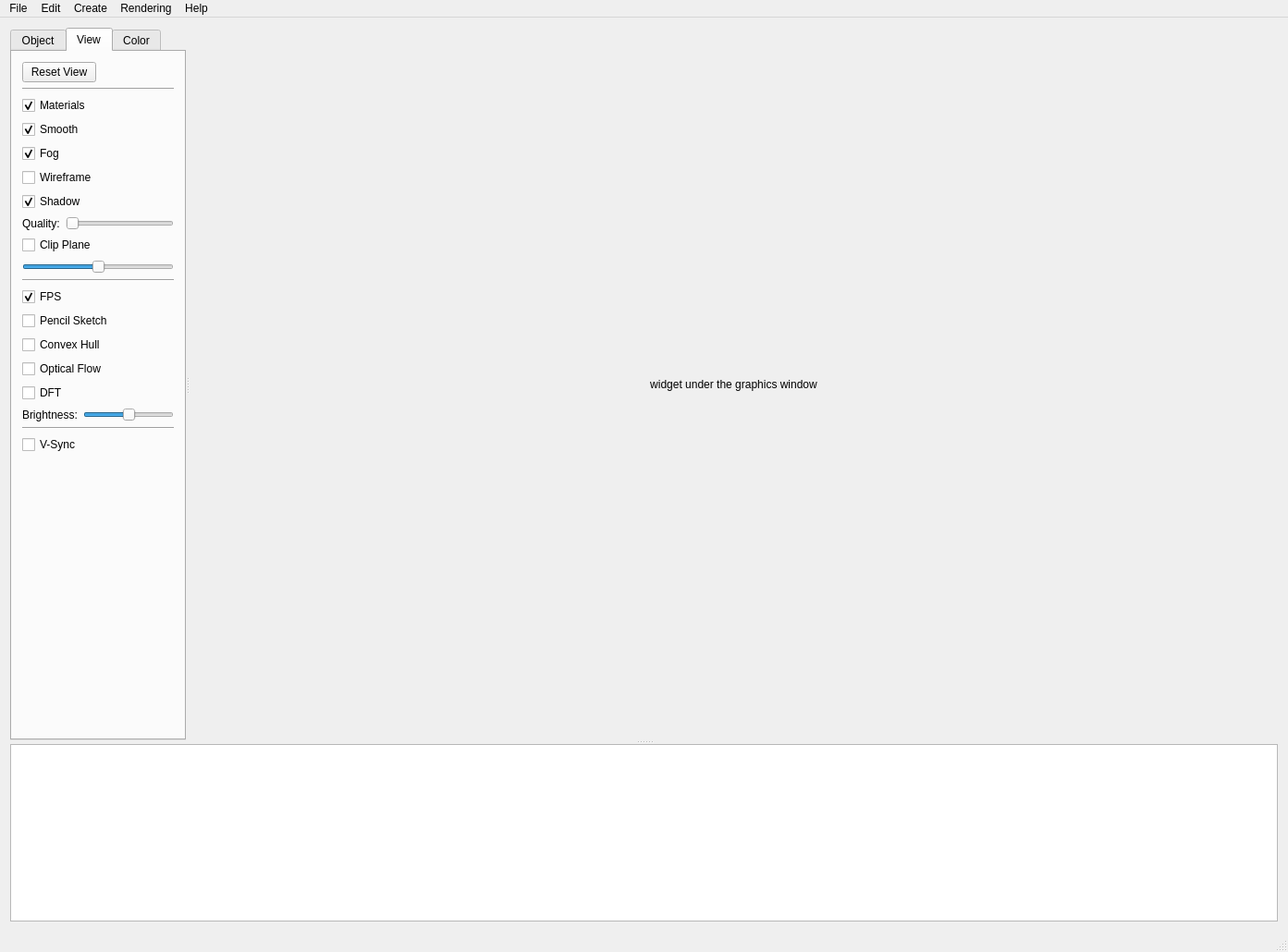
<?xml version="1.0" encoding="UTF-8"?>
<ui version="4.0">
 <class>MainWindow</class>
 <widget class="QMainWindow" name="MainWindow">
  <property name="windowModality">
   <enum>Qt::NonModal</enum>
  </property>
  <property name="geometry">
   <rect>
    <x>0</x>
    <y>0</y>
    <width>1393</width>
    <height>1030</height>
   </rect>
  </property>
  <widget class="QWidget" name="mainWidget">
   <property name="layoutDirection">
    <enum>Qt::LeftToRight</enum>
   </property>
   <layout class="QVBoxLayout" name="verticalLayout">
    <item>
     <widget class="QSplitter" name="splitter_2">
      <property name="orientation">
       <enum>Qt::Vertical</enum>
      </property>
      <widget class="QSplitter" name="splitter">
       <property name="sizePolicy">
        <sizepolicy hsizetype="Expanding" vsizetype="Preferred">
         <horstretch>0</horstretch>
         <verstretch>1</verstretch>
        </sizepolicy>
       </property>
       <property name="orientation">
        <enum>Qt::Horizontal</enum>
       </property>
       <widget class="QTabWidget" name="tabWidget">
        <property name="currentIndex">
         <number>1</number>
        </property>
        <property name="usesScrollButtons">
         <bool>false</bool>
        </property>
        <widget class="QWidget" name="tabObject">
         <attribute name="title">
          <string>Object</string>
         </attribute>
         <layout class="QVBoxLayout" name="verticalLayout_4">
          <item>
           <widget class="QRadioButton" name="radioButton_model">
            <property name="text">
             <string>Model</string>
            </property>
           </widget>
          </item>
          <item>
           <widget class="QRadioButton" name="radioButton_model_convex_hull">
            <property name="text">
             <string>Model CH</string>
            </property>
           </widget>
          </item>
          <item>
           <widget class="QRadioButton" name="radioButton_model_mst">
            <property name="text">
             <string>Model MST</string>
            </property>
           </widget>
          </item>
          <item>
           <widget class="Line" name="line_10">
            <property name="orientation">
             <enum>Qt::Horizontal</enum>
            </property>
           </widget>
          </item>
          <item>
           <widget class="QRadioButton" name="radioButton_cocone">
            <property name="text">
             <string>Cocone</string>
            </property>
           </widget>
          </item>
          <item>
           <widget class="QRadioButton" name="radioButton_cocone_convex_hull">
            <property name="text">
             <string>Cocone CH</string>
            </property>
           </widget>
          </item>
          <item>
           <widget class="Line" name="line_11">
            <property name="orientation">
             <enum>Qt::Horizontal</enum>
            </property>
           </widget>
          </item>
          <item>
           <widget class="QLabel" name="label_bound_cocone_info">
            <property name="text">
             <string>BoundCocone Info</string>
            </property>
           </widget>
          </item>
          <item>
           <widget class="QRadioButton" name="radioButton_bound_cocone">
            <property name="text">
             <string>BoundCocone</string>
            </property>
           </widget>
          </item>
          <item>
           <widget class="QRadioButton" name="radioButton_bound_cocone_convex_hull">
            <property name="text">
             <string>BoundCocone CH</string>
            </property>
           </widget>
          </item>
          <item>
           <spacer name="spacer">
            <property name="orientation">
             <enum>Qt::Vertical</enum>
            </property>
            <property name="sizeHint" stdset="0">
             <size>
              <width>0</width>
              <height>0</height>
             </size>
            </property>
           </spacer>
          </item>
         </layout>
        </widget>
        <widget class="QWidget" name="tabView">
         <attribute name="title">
          <string>View</string>
         </attribute>
         <layout class="QVBoxLayout" name="verticalLayout_2">
          <item>
           <layout class="QHBoxLayout" name="horizontalLayout">
            <item>
             <widget class="QPushButton" name="pushButton_reset_view">
              <property name="maximumSize">
               <size>
                <width>16777215</width>
                <height>16777215</height>
               </size>
              </property>
              <property name="text">
               <string>Reset View</string>
              </property>
             </widget>
            </item>
            <item>
             <spacer name="horizontalSpacer">
              <property name="orientation">
               <enum>Qt::Horizontal</enum>
              </property>
              <property name="sizeType">
               <enum>QSizePolicy::Expanding</enum>
              </property>
              <property name="sizeHint" stdset="0">
               <size>
                <width>1</width>
                <height>20</height>
               </size>
              </property>
             </spacer>
            </item>
           </layout>
          </item>
          <item>
           <widget class="Line" name="line_3">
            <property name="orientation">
             <enum>Qt::Horizontal</enum>
            </property>
           </widget>
          </item>
          <item>
           <widget class="QCheckBox" name="checkBox_materials">
            <property name="text">
             <string>Materials</string>
            </property>
            <property name="checked">
             <bool>true</bool>
            </property>
           </widget>
          </item>
          <item>
           <widget class="QCheckBox" name="checkBox_smooth">
            <property name="text">
             <string>Smooth</string>
            </property>
            <property name="checked">
             <bool>true</bool>
            </property>
           </widget>
          </item>
          <item>
           <widget class="QCheckBox" name="checkBox_fog">
            <property name="text">
             <string>Fog</string>
            </property>
            <property name="checked">
             <bool>true</bool>
            </property>
           </widget>
          </item>
          <item>
           <widget class="QCheckBox" name="checkBox_wireframe">
            <property name="text">
             <string>Wireframe</string>
            </property>
            <property name="checked">
             <bool>false</bool>
            </property>
           </widget>
          </item>
          <item>
           <widget class="QCheckBox" name="checkBox_shadow">
            <property name="text">
             <string>Shadow</string>
            </property>
            <property name="checked">
             <bool>true</bool>
            </property>
           </widget>
          </item>
          <item>
           <layout class="QHBoxLayout" name="horizontalLayout_3">
            <item>
             <widget class="QLabel" name="label_shadow_quality">
              <property name="text">
               <string>Quality:</string>
              </property>
             </widget>
            </item>
            <item>
             <widget class="QSlider" name="slider_shadow_quality">
              <property name="minimum">
               <number>1</number>
              </property>
              <property name="maximum">
               <number>10</number>
              </property>
              <property name="orientation">
               <enum>Qt::Horizontal</enum>
              </property>
             </widget>
            </item>
           </layout>
          </item>
          <item>
           <widget class="QCheckBox" name="checkBox_clip_plane">
            <property name="text">
             <string>Clip Plane</string>
            </property>
           </widget>
          </item>
          <item>
           <widget class="QSlider" name="slider_clip_plane">
            <property name="maximum">
             <number>1000</number>
            </property>
            <property name="value">
             <number>500</number>
            </property>
            <property name="orientation">
             <enum>Qt::Horizontal</enum>
            </property>
           </widget>
          </item>
          <item>
           <widget class="Line" name="line_2">
            <property name="orientation">
             <enum>Qt::Horizontal</enum>
            </property>
           </widget>
          </item>
          <item>
           <widget class="QCheckBox" name="checkBox_fps">
            <property name="text">
             <string>FPS</string>
            </property>
            <property name="checked">
             <bool>true</bool>
            </property>
           </widget>
          </item>
          <item>
           <widget class="QCheckBox" name="checkBox_pencil_sketch">
            <property name="text">
             <string>Pencil Sketch</string>
            </property>
           </widget>
          </item>
          <item>
           <widget class="QCheckBox" name="checkBox_convex_hull_2d">
            <property name="text">
             <string>Convex Hull</string>
            </property>
            <property name="checked">
             <bool>false</bool>
            </property>
           </widget>
          </item>
          <item>
           <widget class="QCheckBox" name="checkBox_optical_flow">
            <property name="text">
             <string>Optical Flow</string>
            </property>
           </widget>
          </item>
          <item>
           <widget class="QCheckBox" name="checkBox_dft">
            <property name="text">
             <string>DFT</string>
            </property>
           </widget>
          </item>
          <item>
           <layout class="QFormLayout" name="formLayout_2">
            <item row="0" column="0">
             <widget class="QLabel" name="label_dft_brightness">
              <property name="text">
               <string>Brightness:</string>
              </property>
             </widget>
            </item>
            <item row="0" column="1">
             <widget class="QSlider" name="slider_dft_brightness">
              <property name="maximum">
               <number>1000</number>
              </property>
              <property name="sliderPosition">
               <number>500</number>
              </property>
              <property name="orientation">
               <enum>Qt::Horizontal</enum>
              </property>
             </widget>
            </item>
           </layout>
          </item>
          <item>
           <widget class="Line" name="line_4">
            <property name="orientation">
             <enum>Qt::Horizontal</enum>
            </property>
           </widget>
          </item>
          <item>
           <widget class="QCheckBox" name="checkBox_vertical_sync">
            <property name="text">
             <string>V-Sync</string>
            </property>
           </widget>
          </item>
          <item>
           <spacer name="verticalSpacer_3">
            <property name="orientation">
             <enum>Qt::Vertical</enum>
            </property>
            <property name="sizeHint" stdset="0">
             <size>
              <width>20</width>
              <height>350</height>
             </size>
            </property>
           </spacer>
          </item>
         </layout>
        </widget>
        <widget class="QWidget" name="tabColor">
         <attribute name="title">
          <string>Color</string>
         </attribute>
         <layout class="QVBoxLayout" name="verticalLayout_3">
          <item>
           <layout class="QFormLayout" name="formLayout_4">
            <item row="0" column="0">
             <widget class="QLabel" name="label_ambient">
              <property name="text">
               <string>Ambient:</string>
              </property>
             </widget>
            </item>
            <item row="0" column="1">
             <widget class="QSlider" name="slider_ambient">
              <property name="maximum">
               <number>2000</number>
              </property>
              <property name="value">
               <number>1000</number>
              </property>
              <property name="orientation">
               <enum>Qt::Horizontal</enum>
              </property>
             </widget>
            </item>
            <item row="1" column="0">
             <widget class="QLabel" name="label_diffuse">
              <property name="text">
               <string>Diffuse:</string>
              </property>
             </widget>
            </item>
            <item row="1" column="1">
             <widget class="QSlider" name="slider_diffuse">
              <property name="maximum">
               <number>2000</number>
              </property>
              <property name="value">
               <number>1000</number>
              </property>
              <property name="orientation">
               <enum>Qt::Horizontal</enum>
              </property>
             </widget>
            </item>
            <item row="2" column="0">
             <widget class="QLabel" name="label_specular">
              <property name="text">
               <string>Specular:</string>
              </property>
             </widget>
            </item>
            <item row="2" column="1">
             <widget class="QSlider" name="slider_specular">
              <property name="maximum">
               <number>2000</number>
              </property>
              <property name="value">
               <number>1000</number>
              </property>
              <property name="orientation">
               <enum>Qt::Horizontal</enum>
              </property>
             </widget>
            </item>
            <item row="3" column="0">
             <widget class="QLabel" name="label_default_ns">
              <property name="text">
               <string>Default Ns:</string>
              </property>
             </widget>
            </item>
            <item row="3" column="1">
             <widget class="QSlider" name="slider_default_ns">
              <property name="minimum">
               <number>1</number>
              </property>
              <property name="maximum">
               <number>100</number>
              </property>
              <property name="value">
               <number>50</number>
              </property>
              <property name="orientation">
               <enum>Qt::Horizontal</enum>
              </property>
             </widget>
            </item>
           </layout>
          </item>
          <item>
           <layout class="QHBoxLayout" name="horizontalLayout_4">
            <item>
             <widget class="QPushButton" name="pushButton_reset_lighting">
              <property name="text">
               <string>Reset</string>
              </property>
             </widget>
            </item>
            <item>
             <spacer name="horizontalSpacer_2">
              <property name="orientation">
               <enum>Qt::Horizontal</enum>
              </property>
              <property name="sizeHint" stdset="0">
               <size>
                <width>40</width>
                <height>20</height>
               </size>
              </property>
             </spacer>
            </item>
           </layout>
          </item>
          <item>
           <widget class="Line" name="line_17">
            <property name="orientation">
             <enum>Qt::Horizontal</enum>
            </property>
           </widget>
          </item>
          <item>
           <layout class="QHBoxLayout" name="horizontalLayout_2">
            <item>
             <layout class="QGridLayout" name="gridLayout">
              <item row="4" column="1">
               <widget class="QWidget" name="widget_default_color" native="true">
                <property name="minimumSize">
                 <size>
                  <width>20</width>
                  <height>10</height>
                 </size>
                </property>
                <property name="palette">
                 <palette>
                  <active>
                   <colorrole role="Base">
                    <brush brushstyle="SolidPattern">
                     <color alpha="255">
                      <red>255</red>
                      <green>255</green>
                      <blue>255</blue>
                     </color>
                    </brush>
                   </colorrole>
                   <colorrole role="Window">
                    <brush brushstyle="SolidPattern">
                     <color alpha="255">
                      <red>255</red>
                      <green>255</green>
                      <blue>255</blue>
                     </color>
                    </brush>
                   </colorrole>
                  </active>
                  <inactive>
                   <colorrole role="Base">
                    <brush brushstyle="SolidPattern">
                     <color alpha="255">
                      <red>255</red>
                      <green>255</green>
                      <blue>255</blue>
                     </color>
                    </brush>
                   </colorrole>
                   <colorrole role="Window">
                    <brush brushstyle="SolidPattern">
                     <color alpha="255">
                      <red>255</red>
                      <green>255</green>
                      <blue>255</blue>
                     </color>
                    </brush>
                   </colorrole>
                  </inactive>
                  <disabled>
                   <colorrole role="Base">
                    <brush brushstyle="SolidPattern">
                     <color alpha="255">
                      <red>255</red>
                      <green>255</green>
                      <blue>255</blue>
                     </color>
                    </brush>
                   </colorrole>
                   <colorrole role="Window">
                    <brush brushstyle="SolidPattern">
                     <color alpha="255">
                      <red>255</red>
                      <green>255</green>
                      <blue>255</blue>
                     </color>
                    </brush>
                   </colorrole>
                  </disabled>
                 </palette>
                </property>
                <property name="autoFillBackground">
                 <bool>true</bool>
                </property>
               </widget>
              </item>
              <item row="4" column="2">
               <widget class="QToolButton" name="toolButton_default_color">
                <property name="text">
                 <string>...</string>
                </property>
               </widget>
              </item>
              <item row="2" column="1">
               <widget class="QWidget" name="widget_background_color" native="true">
                <property name="minimumSize">
                 <size>
                  <width>20</width>
                  <height>10</height>
                 </size>
                </property>
                <property name="palette">
                 <palette>
                  <active>
                   <colorrole role="Base">
                    <brush brushstyle="SolidPattern">
                     <color alpha="255">
                      <red>255</red>
                      <green>255</green>
                      <blue>255</blue>
                     </color>
                    </brush>
                   </colorrole>
                   <colorrole role="Window">
                    <brush brushstyle="SolidPattern">
                     <color alpha="255">
                      <red>255</red>
                      <green>255</green>
                      <blue>255</blue>
                     </color>
                    </brush>
                   </colorrole>
                  </active>
                  <inactive>
                   <colorrole role="Base">
                    <brush brushstyle="SolidPattern">
                     <color alpha="255">
                      <red>255</red>
                      <green>255</green>
                      <blue>255</blue>
                     </color>
                    </brush>
                   </colorrole>
                   <colorrole role="Window">
                    <brush brushstyle="SolidPattern">
                     <color alpha="255">
                      <red>255</red>
                      <green>255</green>
                      <blue>255</blue>
                     </color>
                    </brush>
                   </colorrole>
                  </inactive>
                  <disabled>
                   <colorrole role="Base">
                    <brush brushstyle="SolidPattern">
                     <color alpha="255">
                      <red>255</red>
                      <green>255</green>
                      <blue>255</blue>
                     </color>
                    </brush>
                   </colorrole>
                   <colorrole role="Window">
                    <brush brushstyle="SolidPattern">
                     <color alpha="255">
                      <red>255</red>
                      <green>255</green>
                      <blue>255</blue>
                     </color>
                    </brush>
                   </colorrole>
                  </disabled>
                 </palette>
                </property>
                <property name="autoFillBackground">
                 <bool>true</bool>
                </property>
               </widget>
              </item>
              <item row="2" column="2">
               <widget class="QToolButton" name="toolButton_background_color">
                <property name="text">
                 <string>...</string>
                </property>
               </widget>
              </item>
              <item row="2" column="0">
               <widget class="QLabel" name="label_3">
                <property name="text">
                 <string>Background:</string>
                </property>
               </widget>
              </item>
              <item row="4" column="0">
               <widget class="QLabel" name="label_2">
                <property name="text">
                 <string>Default:</string>
                </property>
               </widget>
              </item>
              <item row="3" column="0">
               <widget class="QLabel" name="label_4">
                <property name="text">
                 <string>Wireframe:</string>
                </property>
               </widget>
              </item>
              <item row="3" column="1">
               <widget class="QWidget" name="widget_wireframe_color" native="true">
                <property name="minimumSize">
                 <size>
                  <width>20</width>
                  <height>10</height>
                 </size>
                </property>
                <property name="palette">
                 <palette>
                  <active>
                   <colorrole role="Base">
                    <brush brushstyle="SolidPattern">
                     <color alpha="255">
                      <red>255</red>
                      <green>255</green>
                      <blue>255</blue>
                     </color>
                    </brush>
                   </colorrole>
                   <colorrole role="Window">
                    <brush brushstyle="SolidPattern">
                     <color alpha="255">
                      <red>255</red>
                      <green>255</green>
                      <blue>255</blue>
                     </color>
                    </brush>
                   </colorrole>
                  </active>
                  <inactive>
                   <colorrole role="Base">
                    <brush brushstyle="SolidPattern">
                     <color alpha="255">
                      <red>255</red>
                      <green>255</green>
                      <blue>255</blue>
                     </color>
                    </brush>
                   </colorrole>
                   <colorrole role="Window">
                    <brush brushstyle="SolidPattern">
                     <color alpha="255">
                      <red>255</red>
                      <green>255</green>
                      <blue>255</blue>
                     </color>
                    </brush>
                   </colorrole>
                  </inactive>
                  <disabled>
                   <colorrole role="Base">
                    <brush brushstyle="SolidPattern">
                     <color alpha="255">
                      <red>255</red>
                      <green>255</green>
                      <blue>255</blue>
                     </color>
                    </brush>
                   </colorrole>
                   <colorrole role="Window">
                    <brush brushstyle="SolidPattern">
                     <color alpha="255">
                      <red>255</red>
                      <green>255</green>
                      <blue>255</blue>
                     </color>
                    </brush>
                   </colorrole>
                  </disabled>
                 </palette>
                </property>
                <property name="autoFillBackground">
                 <bool>true</bool>
                </property>
               </widget>
              </item>
              <item row="3" column="2">
               <widget class="QToolButton" name="toolButton_wireframe_color">
                <property name="enabled">
                 <bool>true</bool>
                </property>
                <property name="text">
                 <string>...</string>
                </property>
               </widget>
              </item>
             </layout>
            </item>
            <item>
             <spacer name="horizontalSpacer_3">
              <property name="orientation">
               <enum>Qt::Horizontal</enum>
              </property>
              <property name="sizeHint" stdset="0">
               <size>
                <width>40</width>
                <height>20</height>
               </size>
              </property>
             </spacer>
            </item>
           </layout>
          </item>
          <item>
           <widget class="Line" name="line">
            <property name="orientation">
             <enum>Qt::Horizontal</enum>
            </property>
           </widget>
          </item>
          <item>
           <layout class="QHBoxLayout" name="horizontalLayout_5">
            <item>
             <layout class="QGridLayout" name="gridLayout_2">
              <item row="1" column="1">
               <widget class="QWidget" name="widget_dft_background_color" native="true">
                <property name="minimumSize">
                 <size>
                  <width>20</width>
                  <height>10</height>
                 </size>
                </property>
                <property name="palette">
                 <palette>
                  <active>
                   <colorrole role="Base">
                    <brush brushstyle="SolidPattern">
                     <color alpha="255">
                      <red>255</red>
                      <green>255</green>
                      <blue>255</blue>
                     </color>
                    </brush>
                   </colorrole>
                   <colorrole role="Window">
                    <brush brushstyle="SolidPattern">
                     <color alpha="255">
                      <red>255</red>
                      <green>255</green>
                      <blue>255</blue>
                     </color>
                    </brush>
                   </colorrole>
                  </active>
                  <inactive>
                   <colorrole role="Base">
                    <brush brushstyle="SolidPattern">
                     <color alpha="255">
                      <red>255</red>
                      <green>255</green>
                      <blue>255</blue>
                     </color>
                    </brush>
                   </colorrole>
                   <colorrole role="Window">
                    <brush brushstyle="SolidPattern">
                     <color alpha="255">
                      <red>255</red>
                      <green>255</green>
                      <blue>255</blue>
                     </color>
                    </brush>
                   </colorrole>
                  </inactive>
                  <disabled>
                   <colorrole role="Base">
                    <brush brushstyle="SolidPattern">
                     <color alpha="255">
                      <red>255</red>
                      <green>255</green>
                      <blue>255</blue>
                     </color>
                    </brush>
                   </colorrole>
                   <colorrole role="Window">
                    <brush brushstyle="SolidPattern">
                     <color alpha="255">
                      <red>255</red>
                      <green>255</green>
                      <blue>255</blue>
                     </color>
                    </brush>
                   </colorrole>
                  </disabled>
                 </palette>
                </property>
                <property name="autoFillBackground">
                 <bool>true</bool>
                </property>
               </widget>
              </item>
              <item row="1" column="0">
               <widget class="QLabel" name="label">
                <property name="text">
                 <string>DFT bg:</string>
                </property>
               </widget>
              </item>
              <item row="2" column="1">
               <widget class="QWidget" name="widget_dft_color" native="true">
                <property name="minimumSize">
                 <size>
                  <width>20</width>
                  <height>10</height>
                 </size>
                </property>
                <property name="palette">
                 <palette>
                  <active>
                   <colorrole role="Base">
                    <brush brushstyle="SolidPattern">
                     <color alpha="255">
                      <red>255</red>
                      <green>255</green>
                      <blue>255</blue>
                     </color>
                    </brush>
                   </colorrole>
                   <colorrole role="Window">
                    <brush brushstyle="SolidPattern">
                     <color alpha="255">
                      <red>255</red>
                      <green>255</green>
                      <blue>255</blue>
                     </color>
                    </brush>
                   </colorrole>
                  </active>
                  <inactive>
                   <colorrole role="Base">
                    <brush brushstyle="SolidPattern">
                     <color alpha="255">
                      <red>255</red>
                      <green>255</green>
                      <blue>255</blue>
                     </color>
                    </brush>
                   </colorrole>
                   <colorrole role="Window">
                    <brush brushstyle="SolidPattern">
                     <color alpha="255">
                      <red>255</red>
                      <green>255</green>
                      <blue>255</blue>
                     </color>
                    </brush>
                   </colorrole>
                  </inactive>
                  <disabled>
                   <colorrole role="Base">
                    <brush brushstyle="SolidPattern">
                     <color alpha="255">
                      <red>255</red>
                      <green>255</green>
                      <blue>255</blue>
                     </color>
                    </brush>
                   </colorrole>
                   <colorrole role="Window">
                    <brush brushstyle="SolidPattern">
                     <color alpha="255">
                      <red>255</red>
                      <green>255</green>
                      <blue>255</blue>
                     </color>
                    </brush>
                   </colorrole>
                  </disabled>
                 </palette>
                </property>
                <property name="autoFillBackground">
                 <bool>true</bool>
                </property>
               </widget>
              </item>
              <item row="2" column="0">
               <widget class="QLabel" name="label_5">
                <property name="text">
                 <string>DFT:</string>
                </property>
               </widget>
              </item>
              <item row="1" column="2">
               <widget class="QToolButton" name="toolButton_dft_background_color">
                <property name="text">
                 <string>...</string>
                </property>
               </widget>
              </item>
              <item row="2" column="2">
               <widget class="QToolButton" name="toolButton_dft_color">
                <property name="text">
                 <string>...</string>
                </property>
               </widget>
              </item>
             </layout>
            </item>
            <item>
             <spacer name="horizontalSpacer_4">
              <property name="orientation">
               <enum>Qt::Horizontal</enum>
              </property>
              <property name="sizeHint" stdset="0">
               <size>
                <width>40</width>
                <height>20</height>
               </size>
              </property>
             </spacer>
            </item>
           </layout>
          </item>
          <item>
           <spacer name="verticalSpacer_2">
            <property name="orientation">
             <enum>Qt::Vertical</enum>
            </property>
            <property name="sizeHint" stdset="0">
             <size>
              <width>20</width>
              <height>40</height>
             </size>
            </property>
           </spacer>
          </item>
         </layout>
        </widget>
       </widget>
       <widget class="GraphicsWidget" name="graphics_widget">
        <property name="sizePolicy">
         <sizepolicy hsizetype="Preferred" vsizetype="Preferred">
          <horstretch>1</horstretch>
          <verstretch>0</verstretch>
         </sizepolicy>
        </property>
        <property name="minimumSize">
         <size>
          <width>400</width>
          <height>400</height>
         </size>
        </property>
        <property name="text">
         <string>widget under the graphics window</string>
        </property>
        <property name="textFormat">
         <enum>Qt::PlainText</enum>
        </property>
        <property name="alignment">
         <set>Qt::AlignCenter</set>
        </property>
       </widget>
      </widget>
      <widget class="QTextEdit" name="text_log">
       <property name="font">
        <font>
         <family>Monospace</family>
        </font>
       </property>
       <property name="lineWrapMode">
        <enum>QTextEdit::NoWrap</enum>
       </property>
       <property name="readOnly">
        <bool>true</bool>
       </property>
      </widget>
     </widget>
    </item>
   </layout>
  </widget>
  <widget class="QMenuBar" name="menuBar">
   <property name="geometry">
    <rect>
     <x>0</x>
     <y>0</y>
     <width>1393</width>
     <height>30</height>
    </rect>
   </property>
   <property name="sizePolicy">
    <sizepolicy hsizetype="Expanding" vsizetype="Expanding">
     <horstretch>0</horstretch>
     <verstretch>0</verstretch>
    </sizepolicy>
   </property>
   <widget class="QMenu" name="menuFile">
    <property name="title">
     <string>File</string>
    </property>
    <addaction name="actionLoad"/>
    <addaction name="actionExport"/>
    <addaction name="separator"/>
    <addaction name="actionExit"/>
   </widget>
   <widget class="QMenu" name="menuHelp">
    <property name="title">
     <string>Help</string>
    </property>
    <addaction name="actionHelp"/>
    <addaction name="actionSelfTest"/>
    <addaction name="separator"/>
    <addaction name="actionAbout"/>
   </widget>
   <widget class="QMenu" name="menuCreate">
    <property name="title">
     <string>Create</string>
    </property>
   </widget>
   <widget class="QMenu" name="menuEdit">
    <property name="title">
     <string>Edit</string>
    </property>
    <addaction name="actionBoundCocone"/>
   </widget>
   <widget class="QMenu" name="menuRendering">
    <property name="title">
     <string>Rendering</string>
    </property>
    <addaction name="actionPainter"/>
   </widget>
   <addaction name="menuFile"/>
   <addaction name="menuEdit"/>
   <addaction name="menuCreate"/>
   <addaction name="menuRendering"/>
   <addaction name="menuHelp"/>
  </widget>
  <widget class="QStatusBar" name="statusBar"/>
  <action name="actionLoad">
   <property name="text">
    <string>Open...</string>
   </property>
  </action>
  <action name="actionExit">
   <property name="text">
    <string>Exit</string>
   </property>
  </action>
  <action name="actionAbout">
   <property name="text">
    <string>About</string>
   </property>
  </action>
  <action name="actionFullScreen">
   <property name="text">
    <string>FullScreen</string>
   </property>
   <property name="shortcut">
    <string>F11</string>
   </property>
  </action>
  <action name="actionHelp">
   <property name="text">
    <string>Help</string>
   </property>
  </action>
  <action name="actionExport">
   <property name="text">
    <string>Export...</string>
   </property>
  </action>
  <action name="actionSelfTest">
   <property name="text">
    <string>Self-Test</string>
   </property>
  </action>
  <action name="actionBoundCocone">
   <property name="text">
    <string>BoundCocone...</string>
   </property>
  </action>
  <action name="actionPainter">
   <property name="text">
    <string>Painter...</string>
   </property>
  </action>
 </widget>
 <layoutdefault spacing="6" margin="11"/>
 <customwidgets>
  <customwidget>
   <class>GraphicsWidget</class>
   <extends>QLabel</extends>
   <header>ui/widgets/graphics_widget.h</header>
  </customwidget>
 </customwidgets>
 <resources/>
 <connections/>
</ui>
